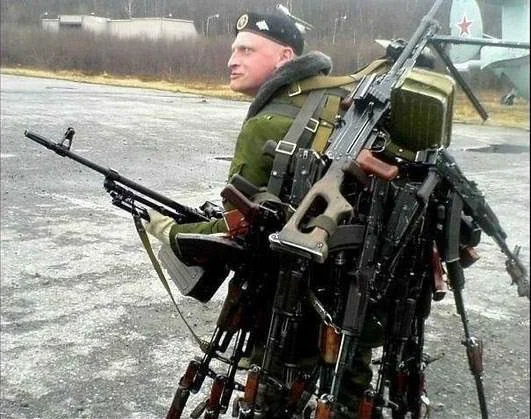
#> input picture backend/uploads/1780044919_v6ox2910i8te1.png, 531 x 419 px, found by its file name
$ python test_perfect_boxes.py
#> lines starting #> are read from the running program, lines starting #| are printed output that depends on the picture; after the words box and inside, x2 and y2 are one past the last pixel; in counts of white or black regions, pixels touching at a corner belong together
import cv2
import os

def test_perfect_blur(path, output_path):
    img = cv2.imread(path)
#> img is the input picture: shape (419, 531, 3); mean B, G, R 121.5, 128.4, 127.9
    if img is None:
        print("Failed to load image")
        return

    h, w, c = img.shape
#> h = 419; w = 531; c = 3
    print(f"Image size: {w}x{h}")
#| Image size: 531x419

    # 1. Bounding box for the rifle in his hands
    # x = 10, y = 150, w = 230, h = 120 (normalized: x=0.02, y=0.36, w=0.43, h=0.29)
    rx1, ry1, rw1, rh1 = 10, 150, 230, 120

    # 2. Bounding box for the pile of rifles on his back
    # x = 200, y = 80, w = 280, h = 339 (normalized: x=0.38, y=0.19, w=0.53, h=0.81)
    rx2, ry2, rw2, rh2 = 200, 80, 280, 339

    # Apply strong Gaussian blur to these regions
    roi1 = img[ry1:ry1+rh1, rx1:rx1+rw1]
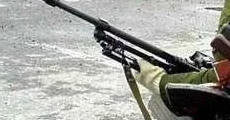
#> roi1: shape (120, 230, 3); mean B, G, R 157.5, 163, 162.5
    img[ry1:ry1+rh1, rx1:rx1+rw1] = cv2.GaussianBlur(roi1, (99, 99), 50)
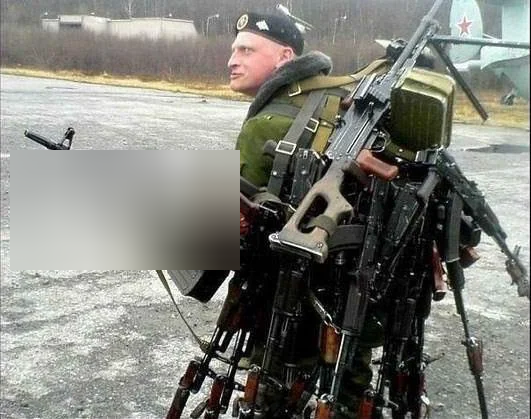
#> img: shape (419, 531, 3); 12.4% of pixels changed, all inside (x1, y1, x2, y2) = (10, 150, 240, 270)
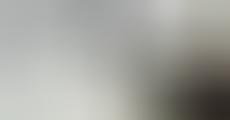
#> roi1: shape (120, 230, 3); mean B, G, R 157.7, 163.1, 162.6

    roi2 = img[ry2:ry2+rh2, rx2:rx2+rw2]
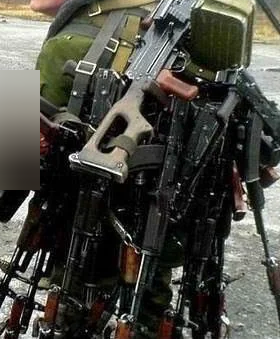
#> roi2: shape (339, 280, 3); mean B, G, R 66.1, 73.7, 74.2
    img[ry2:ry2+rh2, rx2:rx2+rw2] = cv2.GaussianBlur(roi2, (99, 99), 50)
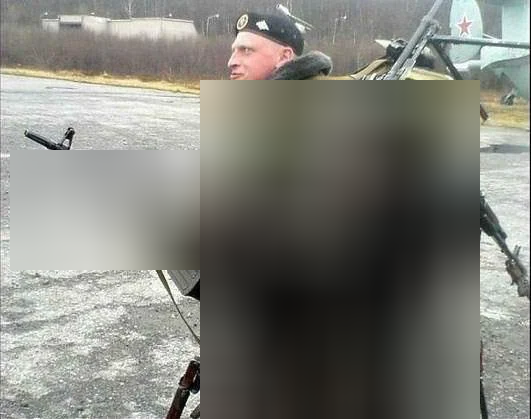
#> img: shape (419, 531, 3); mean B, G, R 121.5, 128.4, 127.9
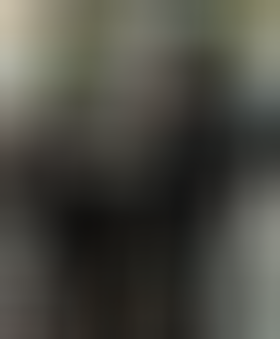
#> roi2: shape (339, 280, 3); mean B, G, R 66, 73.6, 74.1

    cv2.imwrite(output_path, img)
    print(f"Saved perfect blurred image to: {output_path}")

uploads_dir = r"C:\Users\DEEPAK\.gemini\antigravity\scratch\privacy-guard-x\backend\uploads"
img_soldier = os.path.join(uploads_dir, "1780044919_v6ox2910i8te1.png")
output_soldier = os.path.join(uploads_dir, "perfect_blurred_soldier.png")

if os.path.exists(img_soldier):
    test_perfect_blur(img_soldier, output_soldier)
else:
    print(f"Not found: {img_soldier}")
